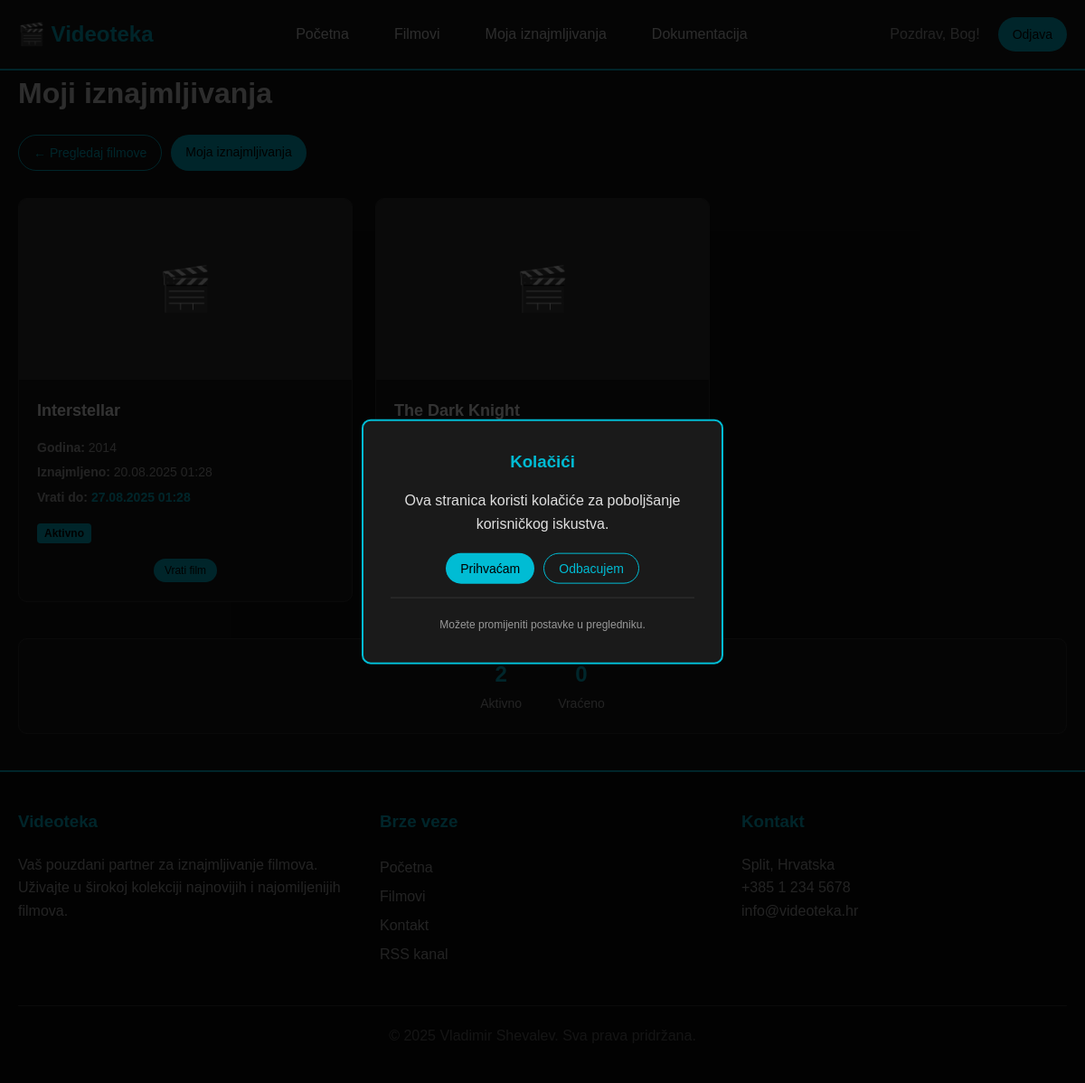
The page /?page=rentals (signed in) on the database its author committed.
### tables this page shows
CREATE TABLE `rentals` (
  `id` int(11) NOT NULL AUTO_INCREMENT,
  `user_id` int(11) NOT NULL,
  `movie_id` int(11) NOT NULL,
  `rental_date` timestamp NOT NULL DEFAULT current_timestamp(),
  `due_date` timestamp NULL DEFAULT NULL,
  `return_date` timestamp NULL DEFAULT NULL,
  `status` enum('active','returned','overdue') DEFAULT 'active',
  PRIMARY KEY (`id`),
  KEY `user_id` (`user_id`),
  KEY `movie_id` (`movie_id`),
  CONSTRAINT `rentals_ibfk_1` FOREIGN KEY (`user_id`) REFERENCES `users` (`id`),
  CONSTRAINT `rentals_ibfk_2` FOREIGN KEY (`movie_id`) REFERENCES `movies` (`id`)
);

CREATE TABLE `movies` (
  `id` int(11) NOT NULL AUTO_INCREMENT,
  `title` varchar(255) NOT NULL,
  `year` int(11) NOT NULL,
  `director` varchar(255) DEFAULT NULL,
  `actors` text DEFAULT NULL,
  `plot` text DEFAULT NULL,
  `poster_url` varchar(500) DEFAULT NULL,
  `rating` decimal(3,1) DEFAULT NULL,
  `genre_id` int(11) DEFAULT NULL,
  `is_available` tinyint(1) DEFAULT 1,
  `created_at` timestamp NOT NULL DEFAULT current_timestamp(),
  `imdb_id` varchar(20) DEFAULT NULL,
  `runtime` varchar(20) DEFAULT NULL,
  PRIMARY KEY (`id`),
  KEY `genre_id` (`genre_id`),
  KEY `idx_imdb_id` (`imdb_id`),
  FULLTEXT KEY `title` (`title`,`director`,`actors`),
  CONSTRAINT `movies_ibfk_1` FOREIGN KEY (`genre_id`) REFERENCES `genres` (`id`)
);

### app/controllers/RentalController.php (called while the page is built, shortened)
<?php
require_once __DIR__ . '/../../config/Database.php';
class RentalController {
    private $db;
    public function __construct() {
        $this->db = Database::getInstance()->getConnection();
    }
    public function index() {
        $userId = $_SESSION['user_id'];
        $stmt = $this->db->prepare("
            SELECT r.*, m.title, m.year, m.poster_url
            FROM rentals r
            JOIN movies m ON r.movie_id = m.id
            WHERE r.user_id = ?
            ORDER BY r.rental_date DESC
        ");
        $stmt->execute([$userId]);
        $rentals = $stmt->fetchAll();
        $data = [
            'pageTitle' => 'Moji iznajmljivanja',
            'rentals' => $rentals
        ];
        $this->view('rentals/index', $data);
    }
    private function view($view, $data = []) {
        extract($data);
        require_once __DIR__ . '/../views/templates/header.tpl.php';
        require_once __DIR__ . '/../views/' . $view . '.php';
        require_once __DIR__ . '/../views/templates/footer.tpl.php';
    }
}

### config/Database.php (called while the page is built, shortened)
<?php
class Database {
    private static $instance = null;
    private $pdo;
    private $host = 'localhost';
    private $dbname = 'videoteka';
    private $username = 'root';
    private $password = '';
    private function __construct() {
        try {
            $dsn = "mysql:host={$this->host};dbname={$this->dbname};charset=utf8mb4";
            $options = [
                PDO::ATTR_ERRMODE => PDO::ERRMODE_EXCEPTION,
                PDO::ATTR_DEFAULT_FETCH_MODE => PDO::FETCH_ASSOC,
                PDO::ATTR_EMULATE_PREPARES => false
            ];
            $this->pdo = new PDO($dsn, $this->username, $this->password, $options);
        } catch (PDOException $e) {
            die("Database connection failed: " . $e->getMessage());
        }
    }
    public static function getInstance() {
        if (self::$instance === null) {
            self::$instance = new self();
        }
        return self::$instance;
    }
    public function getConnection() {
        return $this->pdo;
    }
}

### app/views/rentals/index.php (the view, shortened to what this page needs)
<div class="container">
    <h1>Moji iznajmljivanja</h1>
    <div class="rentals-nav">
        <a href="?page=movies" class="btn btn-outline">← Pregledaj filmove</a>
        <a href="?page=rentals" class="btn btn-primary">Moja iznajmljivanja</a>
    </div>
    <?php if (empty($rentals)): ?>
        <div class="no-rentals">
            <h3>Nemate iznajmljene filmove</h3>
            <p>Idite na stranicu filmova i iznajmite svoj prvi film!</p>
            <a href="?page=movies" class="btn btn-primary btn-large">Pregledaj filmove</a>
        </div>
    <?php else: ?>
        <div class="rentals-grid">
            <?php foreach ($rentals as $rental): ?>
                <div class="rental-card">
                    <div class="rental-poster">
                        <?php if ($rental['poster_url']): ?>
                            <div class="poster-fallback" style="display: none;">🎬</div>
                        <?php else: ?>
                            <div class="poster-fallback">🎬</div>
                        <?php endif; ?>
                    </div>
                    <div class="rental-info">
                        <h3 class="rental-title">
                            <a href="?page=movies&action=show&id=<?php echo $rental['movie_id']; ?>">
                                <?php echo htmlspecialchars($rental['title']); ?>
                            </a>
                        </h3>
                        <div class="rental-meta">
                            <p><strong>Godina:</strong> <?php echo $rental['year']; ?></p>
                            <p><strong>Iznajmljeno:</strong> <?php echo date('d.m.Y H:i', strtotime($rental['rental_date'])); ?></p>
                            <?php if ($rental['due_date']): ?>
                                <p><strong>Vrati do:</strong>
                                    <span class="due-date <?php echo strtotime($rental['due_date']) < time() ? 'overdue' : ''; ?>">
                                        <?php echo date('d.m.Y H:i', strtotime($rental['due_date'])); ?>
                                    </span>
                                </p>
                            <?php endif; ?>
                        </div>
                        <div class="rental-status">
                            <span class="status-badge status-<?php echo $rental['status']; ?>">
                                <?php
                                $statusLabels = [
                                    'active' => 'Aktivno',
                                    'returned' => 'Vraćeno',
                                    'overdue' => 'Zakašnjelo'
                                ];
                                echo $statusLabels[$rental['status']] ?? $rental['status'];
                                ?>
                            </span>
                        </div>
                        <?php if ($rental['status'] === 'active'): ?>
                            <div class="rental-actions">
                                <form method="POST" action="?page=rentals&action=return">
                                    <button type="submit"
                                            class="btn btn-primary btn-small"
                                            onclick="return confirm('Sigurno želite vratiti film?')">
                                        Vrati film
                                    </button>
                                </form>
                            </div>
                        <?php endif; ?>
                    </div>
                </div>
            <?php endforeach; ?>
        </div>
        <div class="rental-stats">
            <?php
            $activeCount = count(array_filter($rentals, function($r) { return $r['status'] === 'active'; }));
            $returnedCount = count(array_filter($rentals, function($r) { return $r['status'] === 'returned'; }));
            ?>
            <div class="stat-item">
                <span class="stat-number"><?php echo $activeCount; ?></span>
                <span class="stat-label">Aktivno</span>
            </div>
            <div class="stat-item">
                <span class="stat-number"><?php echo $returnedCount; ?></span>
                <span class="stat-label">Vraćeno</span>
            </div>
        </div>
    <?php endif; ?>
</div>

### public/css/style.css (style rules this page uses)
* { margin: 0; padding: 0; box-sizing: border-box; }
html, body { height: 100%; }
body { background-color: #121212; color: #e0e0e0; font-family: Arial, sans-serif; line-height: 1.6; display: flex; flex-direction: column; min-height: 100vh; }
.container { max-width: 1200px; margin: 0 auto; padding: 0 20px; }
.btn { padding: 8px 16px; border: none; border-radius: 20px; text-decoration: none; font-size: 14px; cursor: pointer; transition: all 0.3s; display: inline-block; text-align: center; }
.btn-primary { background-color: #00bcd4; color: #000; }
.btn-outline { background-color: transparent; color: #00bcd4; border: 1px solid #00bcd4; }
.stat-item { text-align: center; }
.stat-number { display: block; font-size: 36px; font-weight: bold; color: #00ffff; }
.stat-label { color: #b0b0b0; font-size: 14px; }

### public/css/admin/users.css (style rules this page uses)
.btn-small { padding: 4px 8px; font-size: 10px; margin: 1px; }
.status-active { color: #00ff88; font-weight: bold; }

### public/css/movies/main.css (style rules this page uses)
.poster-fallback { font-size: 64px; color: #00bcd4; display: flex; align-items: center; justify-content: center; width: 100%; height: 100%; }
.btn-small { padding: 6px 12px; font-size: 12px; }

### public/css/movies/search.css (style rules this page uses)
.btn-small { padding: 6px 12px; font-size: 12px; }

### public/css/movies/omdb.css (style rules this page uses)
.poster-fallback { font-size: 48px; color: #00bcd4; }

### public/css/rentals/rentals.css (style rules this page uses)
.rentals-nav { display: flex; gap: 10px; margin: 20px 0; }
.rentals-grid { display: grid; grid-template-columns: repeat(auto-fill, minmax(280px, 1fr)); gap: 25px; margin: 30px 0; }
.rental-card { background-color: #1a1a1a; border: 1px solid #333; border-radius: 10px; overflow: hidden; transition: all 0.3s; }
.rental-poster { height: 200px; background-color: #333; display: flex; align-items: center; justify-content: center; overflow: hidden; }
.poster-fallback { font-size: 48px; color: #00bcd4; }
.rental-info { padding: 20px; }
.rental-title { margin-bottom: 15px; font-size: 18px; }
.rental-title a { color: #fff; text-decoration: none; }
.rental-meta { margin-bottom: 15px; font-size: 14px; line-height: 1.6; }
.rental-meta p { margin: 5px 0; color: #b0b0b0; }
.due-date { color: #00bcd4; font-weight: bold; }
.rental-status { margin-bottom: 15px; }
.status-badge { padding: 4px 8px; border-radius: 4px; font-size: 12px; font-weight: bold; }
.status-active { background-color: #00bcd4; color: #000; }
.rental-actions { text-align: center; }
.btn-small { padding: 6px 12px; font-size: 12px; }
.rental-stats { display: flex; justify-content: center; gap: 40px; margin: 40px 0; padding: 20px; background-color: #1a1a1a; border-radius: 10px; border: 1px solid #333; }
.stat-item { text-align: center; }
.stat-number { display: block; font-size: 24px; font-weight: bold; color: #00bcd4; }
.stat-label { color: #b0b0b0; font-size: 14px; }

### rows shown on the page
rentals: movie.title "Interstellar", movie.year "2014", rental_date "20.08.2025 01:28", due_date "27.08.2025 01:28", status "Aktivno"
rentals: movie.title "The Dark Knight"

### other values the page prints
$currentUser['first_name'] "Bog"
$activeCount "2"
$returnedCount "0"
